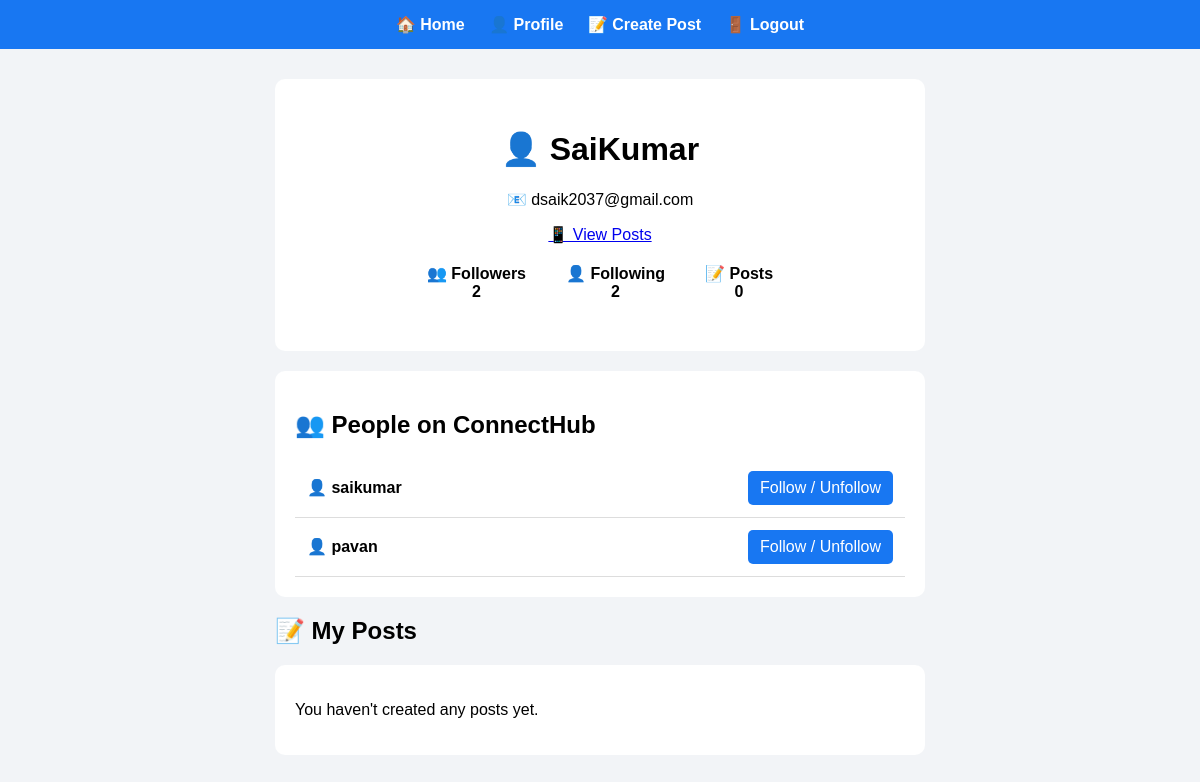
/profile/ (signed in), run on an earlier commit of the app's database.
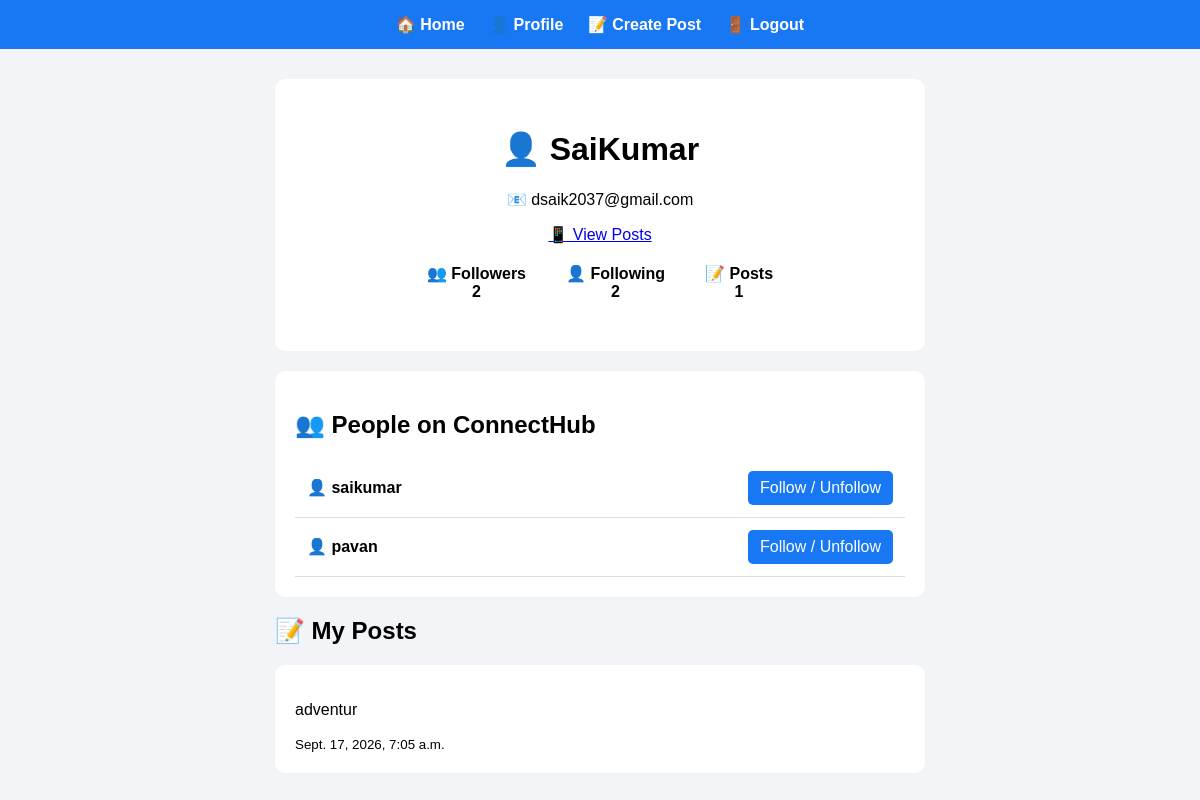
And on a later commit of the database.
### social/models.py (models this page shows, shortened)
class Post(models.Model):
    user = models.ForeignKey(User, on_delete=models.CASCADE)
    content = models.TextField()
    image = models.ImageField(upload_to='posts/', blank=True, null=True)
    created_at = models.DateTimeField(auto_now_add=True)

### social/views.py (the view)
# urls.py: path('profile/', profile, name='profile'),
def profile(request):
    if not request.user.is_authenticated:
        return redirect('login')
    user_posts = Post.objects.filter(
        user=request.user
    ).order_by('-created_at')
    followers = request.user.followers.all()
    following = request.user.following.all()
    users = User.objects.exclude(id=request.user.id)
    return render(
        request,
        'social/profile.html',
        {
            'user_posts': user_posts,
            'followers': followers,
            'following': following,
            'users': users,
        }
    )

### social/templates/social/profile.html (shortened to what this page needs)
<!DOCTYPE html>
<html>
<head>
</head>
<body>
<nav>
    <a href="{% url 'home' %}">🏠 Home</a>
    <a href="{% url 'profile' %}">👤 Profile</a>
    <a href="{% url 'create_post' %}">📝 Create Post</a>
    <a href="{% url 'logout' %}">🚪 Logout</a>
</nav>
<div class="container">
    <div class="profile">
        <h1>👤 {{ user.username }}</h1>
        <p>📧 {{ user.email }}</p>
        <a href="{% url 'home' %}" class="view-posts-btn">
    📱 View Posts
</a>
        <div class="stats">
            <div class="stat">
                👥 Followers
                <br>
                {{ followers.count }}
            </div>
            <div class="stat">
                👤 Following
                <br>
                {{ following.count }}
            </div>
            <div class="stat">
                📝 Posts
                <br>
                {{ user_posts.count }}
            </div>
        </div>
    </div>
    <div class="users">
        <h2>👥 People on ConnectHub</h2>
        {% for person in users %}
            <div class="user">
                <strong>
                    👤 {{ person.username }}
                </strong>
                <a
                    href="{% url 'follow_user' person.id %}"
                    class="follow-btn"
                >
                    Follow / Unfollow
                </a>
            </div>
        {% empty %}
            <p>No other users yet.</p>
        {% endfor %}
    </div>
    <h2>📝 My Posts</h2>
    {% for post in user_posts %}
        <div class="post">
            <p>
                {{ post.content }}
            </p>
            <small>
                {{ post.created_at }}
            </small>
        </div>
    {% empty %}
        <div class="post">
            <p>
                You haven't created any posts yet.
            </p>
        </div>
    {% endfor %}
</div>
</body>
</html>

What changed in the data, as far as the page shows it:
added Post: content "adventur", created_at "Sept. 17, 2026, 7:05 a.m."
Also different on the page:
{{ user_posts.count }}: "0" → "1"
text no longer shown: "You haven't created any posts yet."
